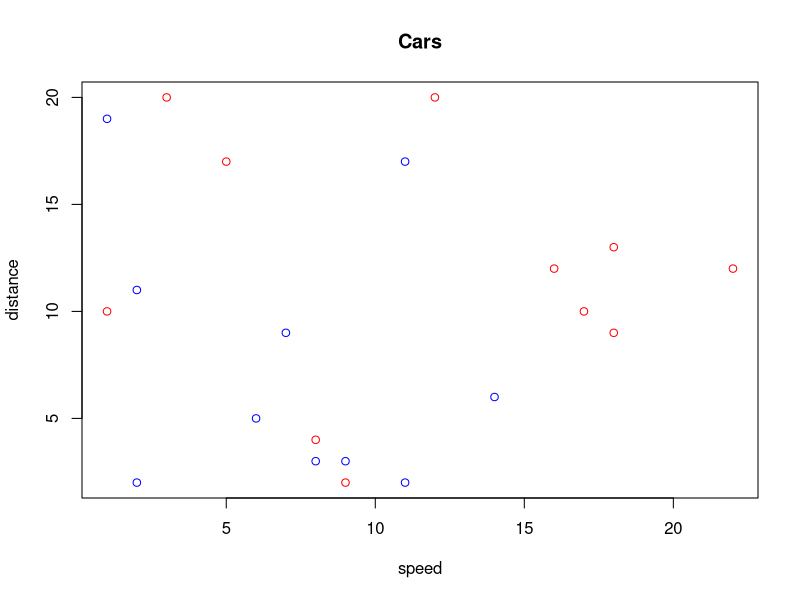
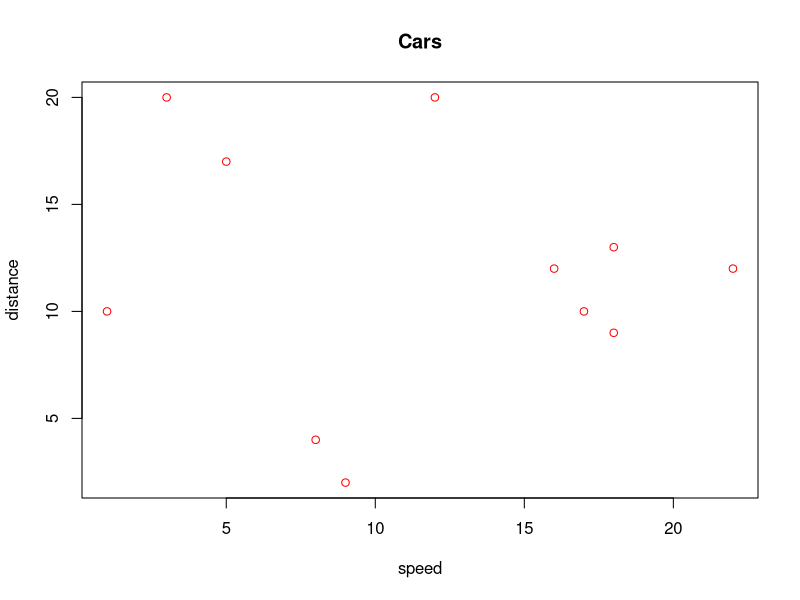
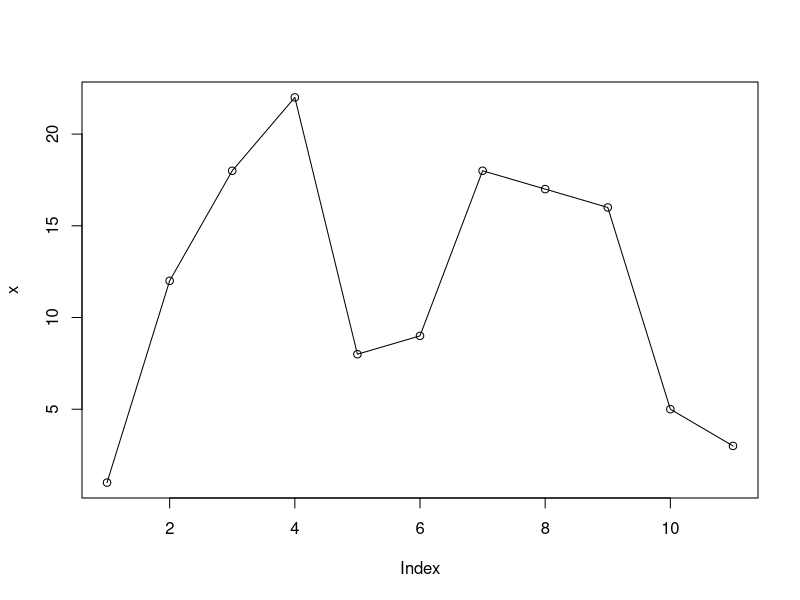
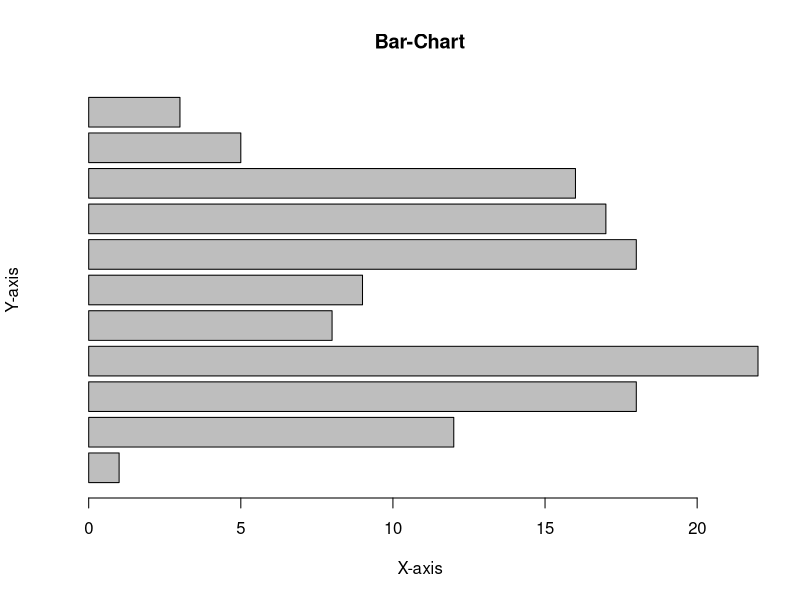
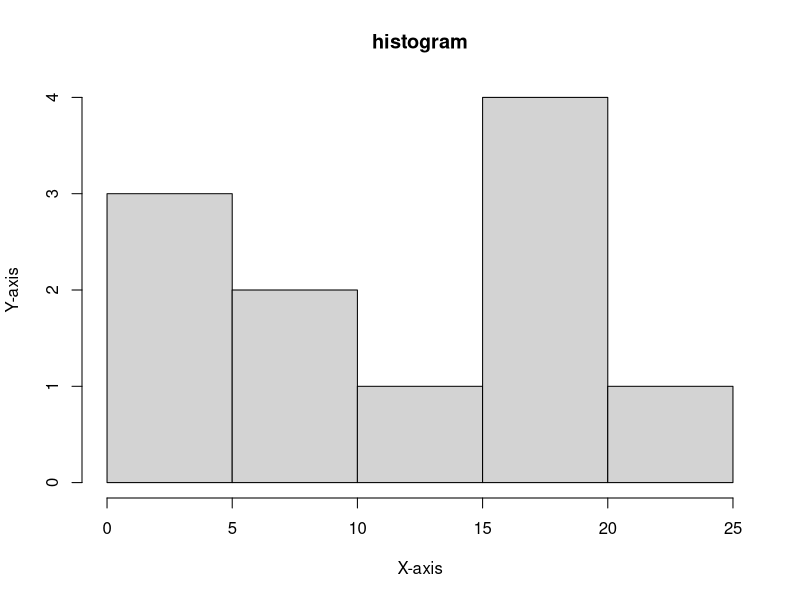
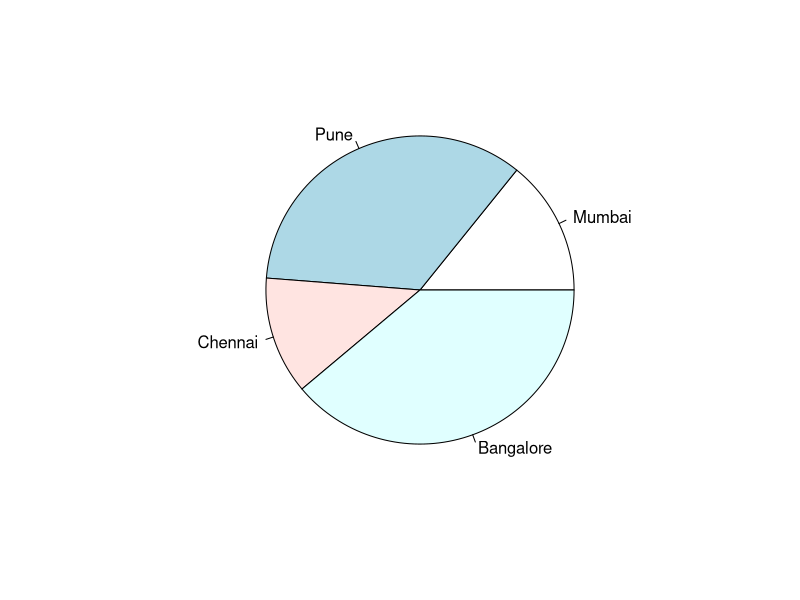

Recreate these plots in R, in order.
x<-c(1,12,18,22,8,9,18,17,16,5,3)
y<-c(10,20,13,12,4,2,9,10,12,17,20)
plot(x,y,main="Cars", xlab="speed", ylab="distance", col="red")

x2<-c(10,11,9,2,7,6,8,14,11,2,1)
y2<-c(1,2,3,2,9,5,3,6,17,11,19)
points(x2,y2,col="blue")

# scatter plot
plot(x,y,main="Cars", xlab="speed", ylab="distance", col="red")

# line chart
plot(x, type="o")

# bar graph
barplot(x, xlab = "X-axis", ylab = "Y-axis", main ="Bar-Chart", horiz=TRUE)

# histogram
hist(x, xlab = "X-axis", ylab = "Y-axis", main ="histogram")

# pie chart
geeks<- c(23, 56, 20, 63)
labels <- c("Mumbai", "Pune", "Chennai", "Bangalore")
pie(geeks, labels)
